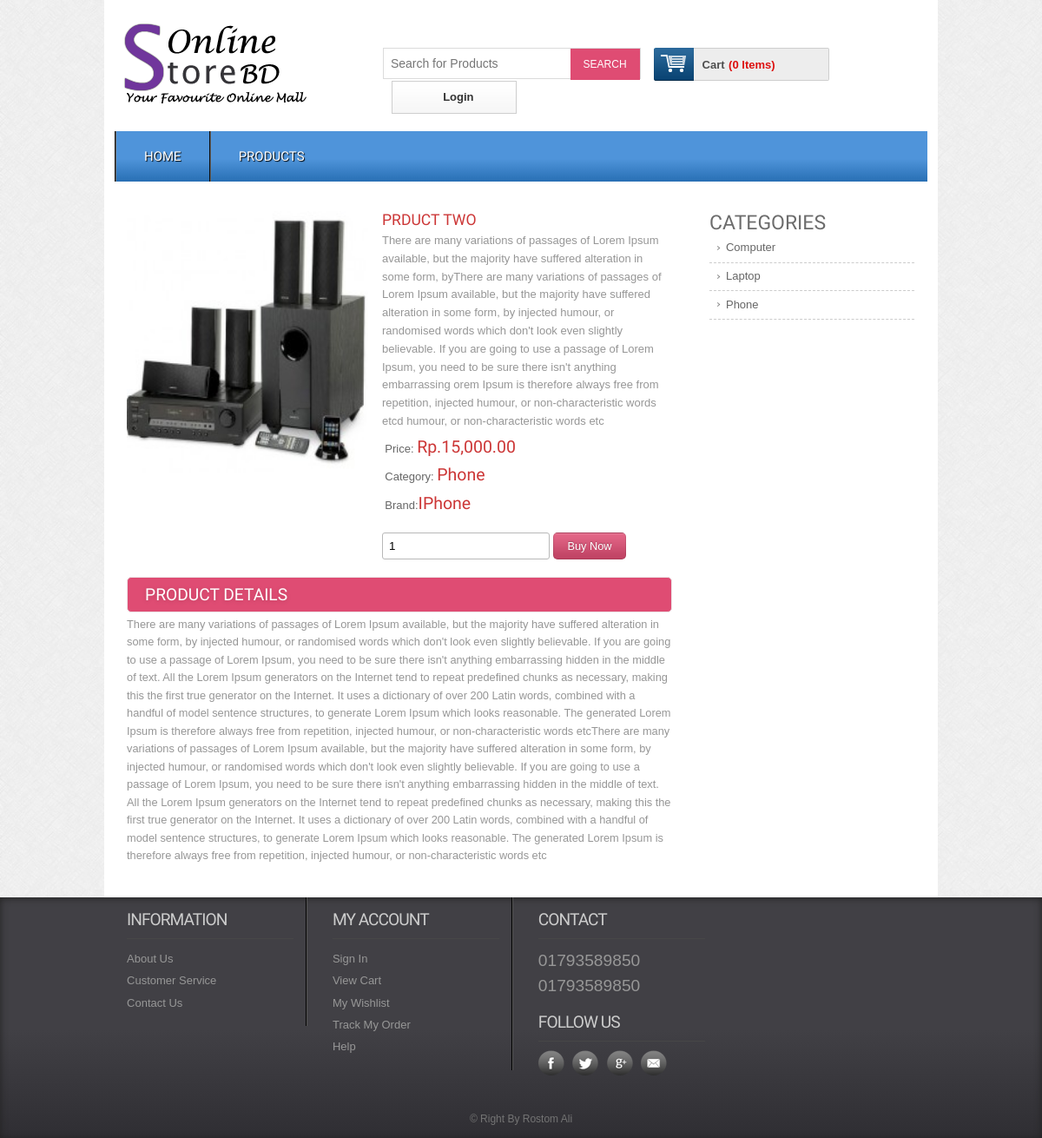
The app's page /single/2, older data.
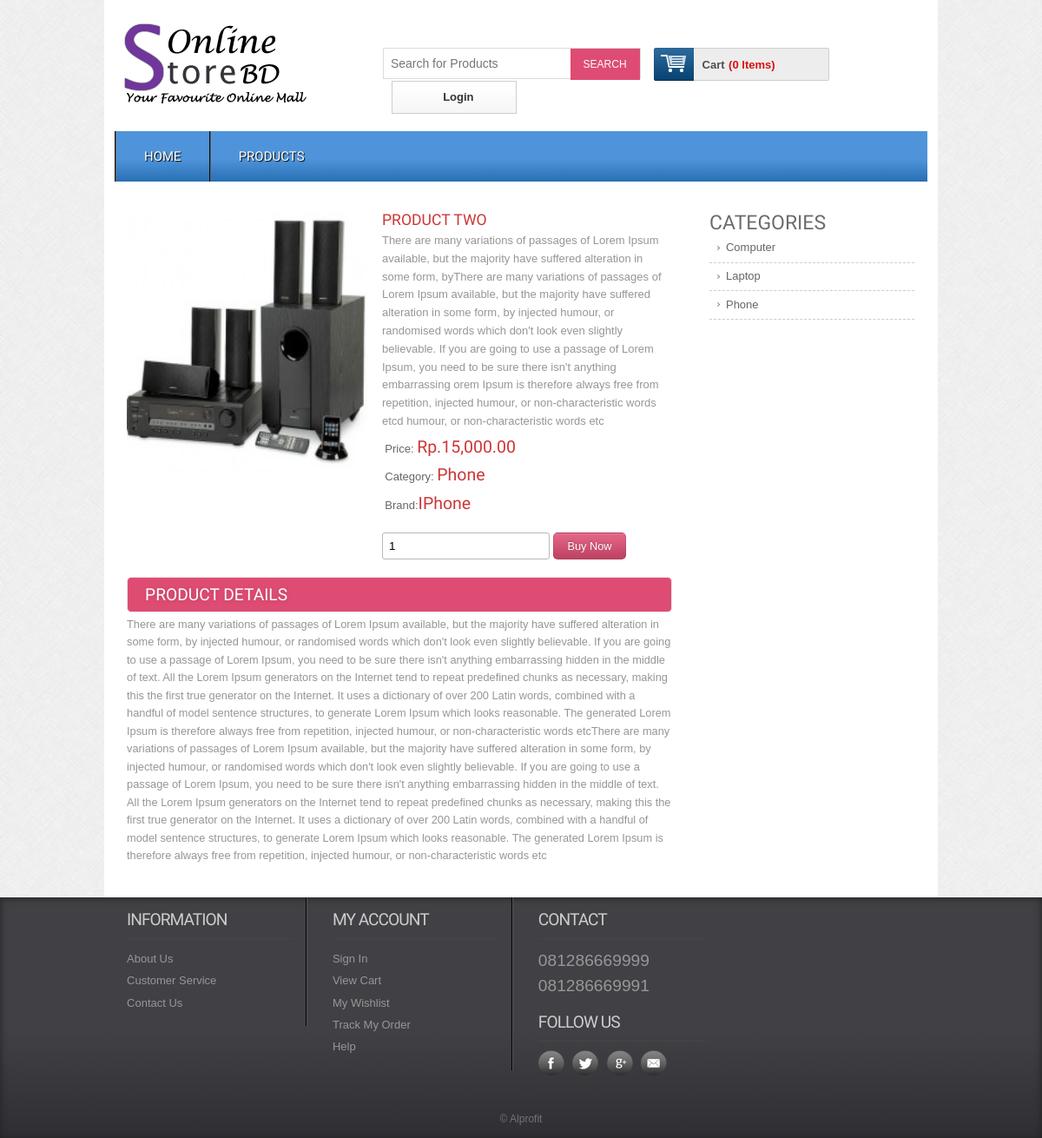
The same page, newer data.
### tables this page shows
CREATE TABLE `tbl_product` (
  `product_id` int(11) NOT NULL,
  `product_title` varchar(255) NOT NULL,
  `product_short_description` text NOT NULL,
  `product_long_description` text NOT NULL,
  `product_image` varchar(255) NOT NULL,
  `product_price` int(11) NOT NULL,
  `product_quantity` int(11) NOT NULL,
  `product_feature` tinyint(4) NOT NULL,
  `product_category` int(11) NOT NULL,
  `product_brand` int(11) NOT NULL,
  `product_author` int(11) NOT NULL,
  `product_view` int(11) NOT NULL DEFAULT '0',
  `published_date` timestamp NOT NULL DEFAULT CURRENT_TIMESTAMP,
  `publication_status` tinyint(4) NOT NULL
);

CREATE TABLE `tbl_category` (
  `id` int(11) NOT NULL,
  `category_name` varchar(100) NOT NULL,
  `category_description` text NOT NULL,
  `publication_status` tinyint(4) NOT NULL COMMENT 'Published=1,Unpublished=0'
);

CREATE TABLE `tbl_brand` (
  `brand_id` int(11) NOT NULL,
  `brand_name` varchar(255) NOT NULL,
  `brand_description` text NOT NULL,
  `publication_status` tinyint(4) NOT NULL
);

### application/controllers/Web.php (called while the page is built, shortened)
<?php
class Web extends CI_Controller
{
    public function single($id)
    {
        $data                       = array();
        $data['get_single_product'] = $this->web_model->get_single_product($id);
        $data['get_all_category']   = $this->web_model->get_all_category();
        $this->load->view('web/inc/header');
        $this->load->view('web/pages/single', $data);
        $this->load->view('web/inc/footer');
    }
}

### index.php (called while the page is built, shortened)
<?php
require_once BASEPATH.'core/CodeIgniter.php';

### application/models/Web_model.php (called while the page is built, shortened)
<?php
class Web_Model extends CI_Model
{
    public function get_single_product($id)
    {
        $this->db->select('*');
        $this->db->from('tbl_product');
        $this->db->join('tbl_category', 'tbl_category.id=tbl_product.product_category');
        $this->db->join('tbl_brand', 'tbl_brand.brand_id=tbl_product.product_brand');
        $this->db->where('tbl_product.product_id', $id);
        $info = $this->db->get();
        return $info->row();
    }
    public function get_all_category()
    {
        $this->db->select('*');
        $this->db->from('tbl_category');
        $this->db->where('publication_status', 1);
        $info = $this->db->get();
        return $info->result();
    }
}

### application/views/web/pages/single.php (the view, shortened to what this page needs)
<div class="main">
    <div class="content">
        <div class="section group">
            <div class="cont-desc span_1_of_2">
                <div class="grid images_3_of_2">
                    <img src="<?php echo base_url('uploads/'.$get_single_product->product_image)?>" alt="" />
                </div>
                <div class="desc span_3_of_2">
                    <h2><?php echo $get_single_product->product_title?></h2>
                    <p><?php echo $get_single_product->product_short_description?></p>
                    <div class="price">
                        <p>Price: <span>Rp.<?php echo $this->cart->format_number($get_single_product->product_price)?></span></p>
                        <p>Category: <span><?php echo $get_single_product->category_name?></span></p>
                        <p>Brand:<span><?php echo $get_single_product->brand_name?></span></p>
                    </div>
                    <div class="add-cart">
                        <form action="<?php echo base_url('save/cart');?>" method="post">
                            <input type="number" class="buyfield" name="qty" value="1"/>
                            <input type="submit" class="buysubmit" name="submit" value="Buy Now"/>
                        </form>
                    </div>
                </div>
                <div class="product-desc">
                    <h2>Product Details</h2>
                    <p><?php echo $get_single_product->product_long_description?></p>
                </div>
            </div>
            <div class="rightsidebar span_3_of_1">
                <h2>CATEGORIES</h2>
                <ul>
                    <?php foreach($get_all_category as $single_category){?>
                    <li><a href="<?php echo base_url('get/category/'.$single_category->id);?>"><?php echo $single_category->category_name?></a></li>
                    <?php }?>
                </ul>
            </div>
        </div>
    </div>
</div>

### application/helpers/option_helper.php
<?php
function get_option($para){
   $op = & get_instance();
   $op->db->select($para);
   $op->db->from('tbl_option');
   $res = $op->db->get();
   $result =  $res->row();
   echo $result->$para;
}

Row changes from the older to the newer data that the page shows:
changed tbl_product "Phone": product_title "PRDUCT TWO" → "PRODUCT TWO"
Text that changed along with them:
$result->$para: "01793589850 01793589850 © Right By Rostom Ali" → "081286669999 081286669991 © Alprofit"
